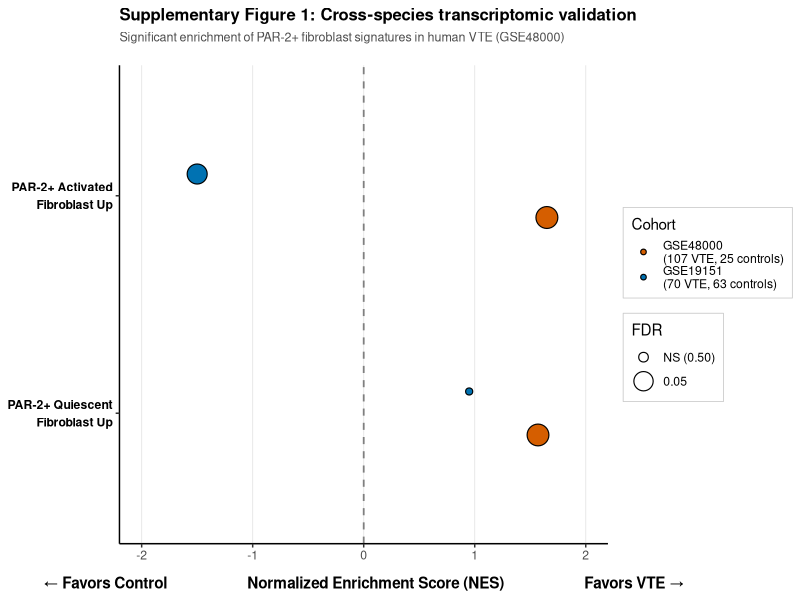
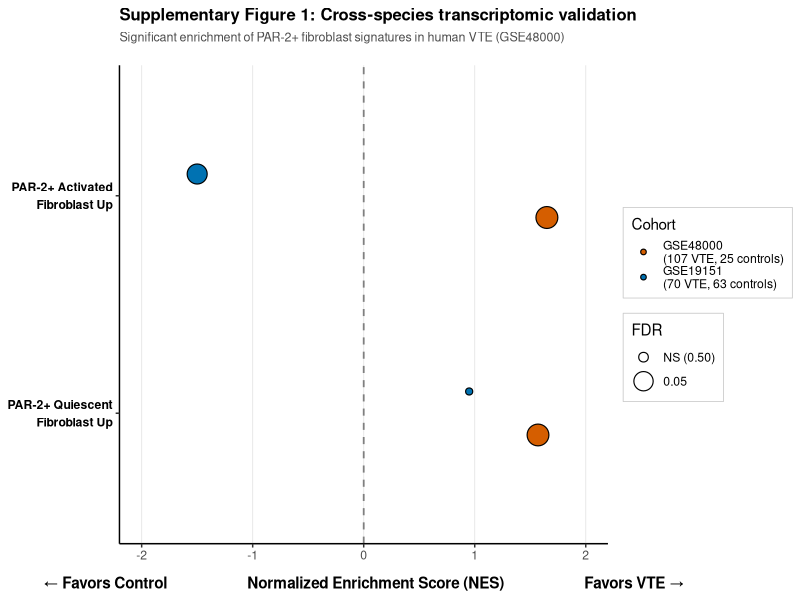

R code for these plots, in order:
#!/usr/bin/env Rscript
# Supplementary Figure 1: Cross-species transcriptomic validation
# GSEA of mouse PAR-2+ fibroblast signatures in human VTE blood transcriptomes

library(ggplot2)
library(dplyr)

# ── 1. Data Preparation ───────────────────────────────────────────
gsea <- data.frame(
  Signature = rep(c("PAR-2+ Activated\nFibroblast Up",
                    "PAR-2+ Quiescent\nFibroblast Up"), each = 2),
  Dataset = rep(c("GSE48000\n(107 VTE, 25 controls)",
                  "GSE19151\n(70 VTE, 63 controls)"), times = 2),
  NES = c(1.65, -1.50, 1.57, 0.95),
  FDR = c(0.016, 0.037, 0.017, 0.553),
  stringsAsFactors = FALSE
)

# 设定因子水平，控制排列顺序
gsea$Signature <- factor(gsea$Signature,
                         levels = c("PAR-2+ Quiescent\nFibroblast Up",
                                    "PAR-2+ Activated\nFibroblast Up"))
gsea$Dataset <- factor(gsea$Dataset,
                       levels = c("GSE48000\n(107 VTE, 25 controls)",
                                  "GSE19151\n(70 VTE, 63 controls)"))

# ── 2. Nature-Style Colors ────────────────────────────────────────
RED   <- "#D55E00"
BLUE  <- "#0072B2"

# ── 3. Plotting ───────────────────────────────────────────────────
p <- ggplot(gsea, aes(x = NES, y = Signature, fill = Dataset)) +
  # 添加零点参考线
  geom_vline(xintercept = 0, linetype = "dashed", color = "grey50", linewidth = 0.6) +
  
  # 绘制散点，使用 position_dodge 将两个数据集错开
  # 气泡大小与 -log10(FDR) 挂钩，显著性越强，点越大
  geom_point(aes(size = -log10(FDR)), 
             shape = 21, color = "black", stroke = 0.6,
             position = position_dodge(width = 0.4)) +
  
  # 颜色映射
  scale_fill_manual(values = c("GSE48000\n(107 VTE, 25 controls)" = RED,
                               "GSE19151\n(70 VTE, 63 controls)" = BLUE)) +
  
  # 设置 X 轴范围，留出充足边缘
  scale_x_continuous(limits = c(-2.0, 2.0), breaks = seq(-2, 2, 1)) +
  
  # 精调气泡大小图例
  scale_size_continuous(range = c(2, 7), 
                        breaks = c(-log10(0.5), -log10(0.05), -log10(0.01)),
                        labels = c("NS (0.50)", "0.05", "0.01"),
                        name = "FDR") +
  
  # 标题与标签：巧妙利用 x 轴标题指代方向，避免错位
  labs(
    x = "← Favors Control                    Normalized Enrichment Score (NES)                    Favors VTE →", 
    y = NULL, 
    fill = "Cohort",
    title = "Supplementary Figure 1: Cross-species transcriptomic validation",
    subtitle = "Significant enrichment of PAR-2+ fibroblast signatures in human VTE (GSE48000)"
  ) +
  
  # Nature 通用主题精调
  theme_classic(base_size = 11) +
  theme(
    plot.title = element_text(face = "bold", size = 12, margin = margin(b = 5)),
    plot.subtitle = element_text(size = 9, color = "grey30", margin = margin(b = 15)),
    axis.text.y = element_text(face = "bold", color = "black", lineheight = 1.2),
    axis.title.x = element_text(face = "bold", margin = margin(t = 10)),
    legend.position = "right",
    legend.background = element_rect(fill = alpha("white", 0.8), color = "grey80", linewidth = 0.3),
    legend.margin = margin(6, 6, 6, 6),
    panel.grid.major.x = element_line(color = "grey90", linewidth = 0.3)
  )

# ── 4. Save Output ────────────────────────────────────────────────
ggsave("Supplementary_Figure_1.png", plot = p, width = 8.5, height = 4.5, dpi = 300, bg = "white")
ggsave("Supplementary_Figure_1.pdf", plot = p, width = 8.5, height = 4.5, bg = "white")

cat("Supplementary Figure 1 rendered successfully.\n")
